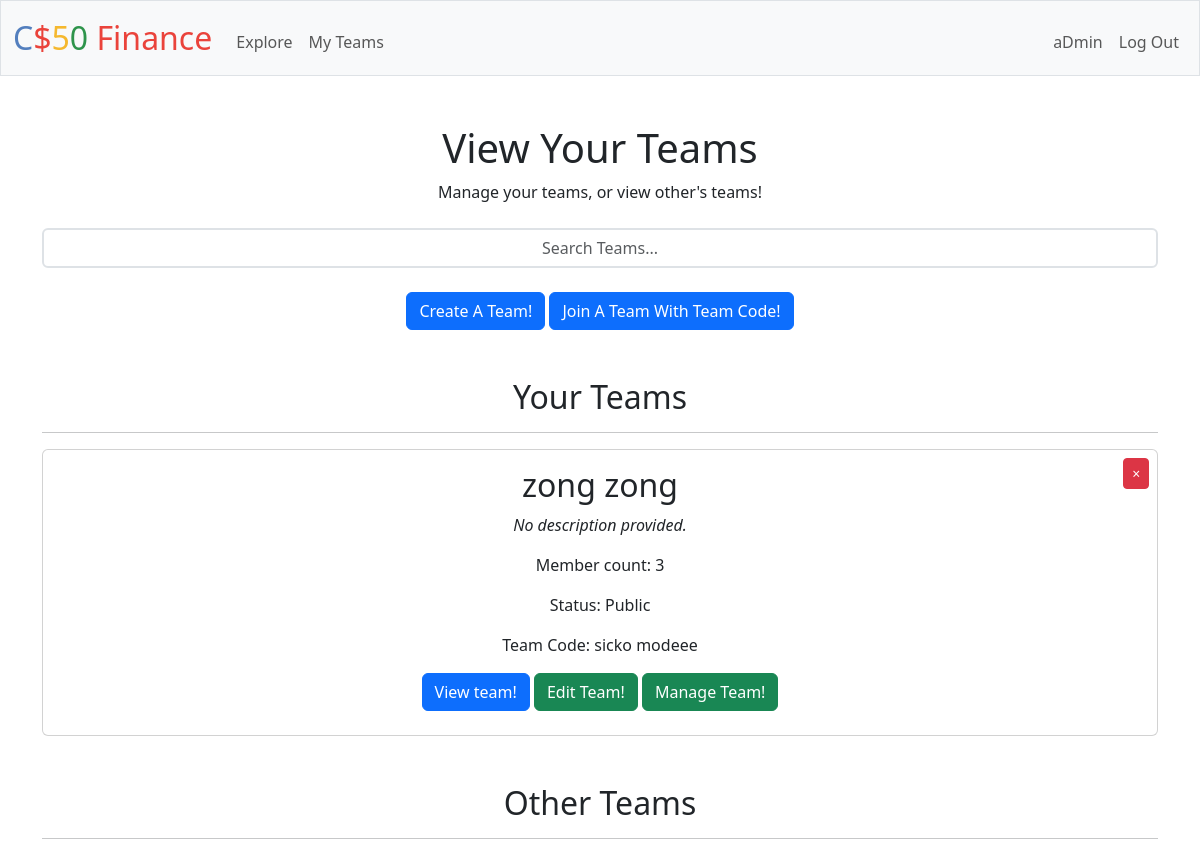
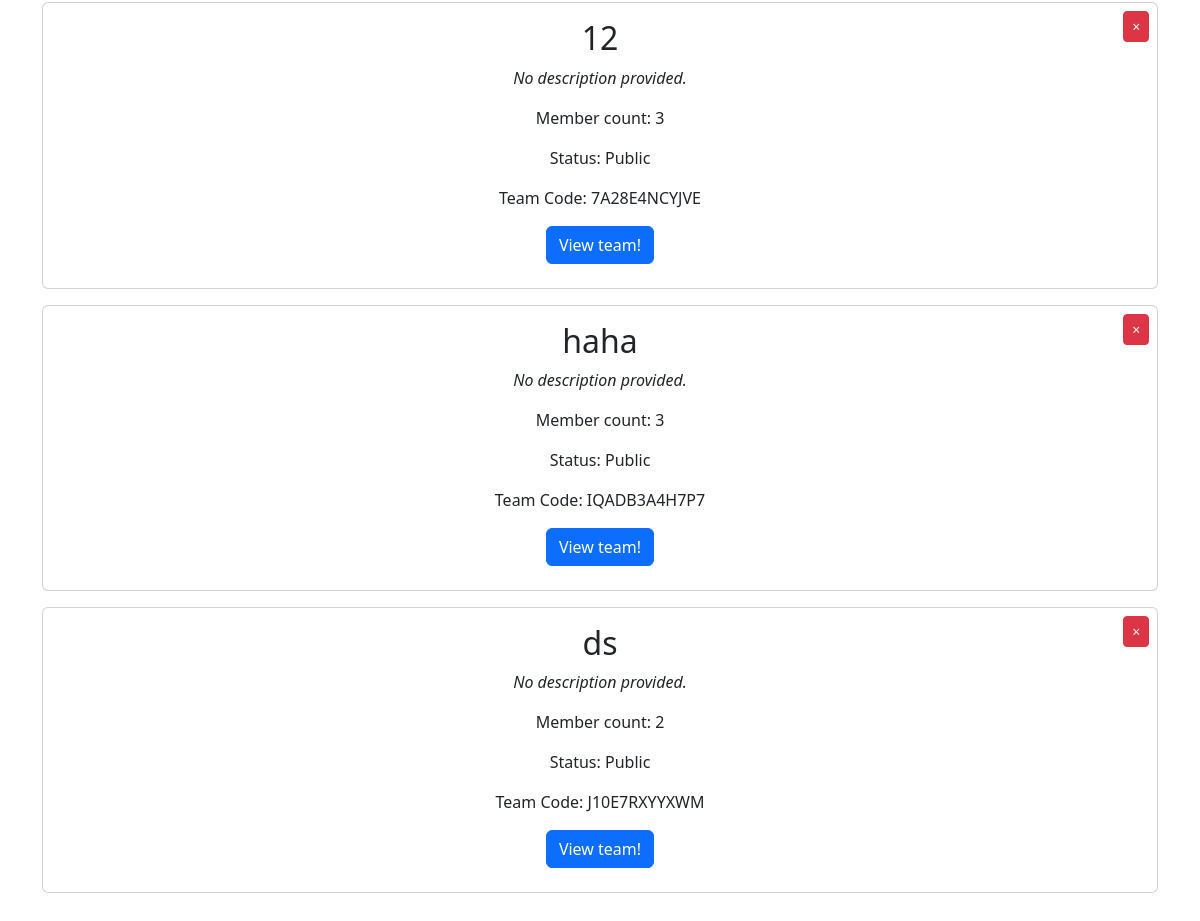
Page /teams (signed in) on the committed database (2 pictures, top to bottom).
### tables this page shows
CREATE TABLE "team_members" (
    "team_id"   INTEGER NOT NULL,
    "user_id"   INTEGER NOT NULL,
    "privilege" TEXT,
    CONSTRAINT "fk_team_members_team_id" FOREIGN KEY("team_id") REFERENCES "teams"("id") ON DELETE CASCADE,
    CONSTRAINT "fk_team_members_user_id" FOREIGN KEY("user_id") REFERENCES "users"("id") ON DELETE CASCADE
);

CREATE TABLE "teams" (
    "id"    INTEGER NOT NULL UNIQUE,
    "code"  TEXT NOT NULL,
    "name"  TEXT NOT NULL UNIQUE,
    "description" TEXT,
    "access_type" TEXT NOT NULL,
    PRIMARY KEY("id" AUTOINCREMENT)
);

### app.py (the view)
@app.route("/teams", methods=["GET"])
@login_required
def view_teams():
    search_query = request.args.get("search", "")
    if search_query:
        teams = db.execute("""
            SELECT teams.id, teams.name, teams.description, teams.code, teams.access_type, team_members.privilege,
                (SELECT COUNT(*) FROM team_members WHERE team_members.team_id = teams.id) AS member_count
            FROM teams
            JOIN team_members ON teams.id = team_members.team_id
            WHERE team_members.user_id = ?
            AND teams.name LIKE ?
            ORDER BY team_members.privilege
            """, session["user_id"], f"%{search_query}%")
    else:
        teams = db.execute("""
            SELECT teams.id, teams.name, teams.description, teams.code, teams.access_type, team_members.privilege,
                (SELECT COUNT(*) FROM team_members WHERE team_members.team_id = teams.id) AS member_count
            FROM teams
            JOIN team_members ON teams.id = team_members.team_id
            WHERE team_members.user_id = ?
            ORDER BY team_members.privilege
            """, session["user_id"])
    return render_template("teams.html", teams=teams)

### app.py (called while the page is built)
@app.after_request
def after_request(response):
    response.headers["Cache-Control"] = "no-cache, no-store, must-revalidate"
    response.headers["Expires"] = 0
    response.headers["Pragma"] = "no-cache"
    return response

### helpers.py (called while the page is built)
def login_required(f):
    @wraps(f)
    def decorated_function(*args, **kwargs):
        if session.get("user_id") is None:
            flash("You must be logged in to access this page.")
            return render_template("login.html", request_path=request.path)
        return f(*args, **kwargs)
    return decorated_function

### templates/teams.html (shortened to what this page needs)
{% extends "layout.html" %}
{% block main %}
    <h1 class="text-center">View Your Teams</h1>
    <p class="text-center pb-2">Manage your teams, or view other's teams!</p>
    <form>
        <input type="text" autocomplete="off" class="form-control mb-4 team-search" id="search-input" name="search" placeholder="Search Teams...">
    </form>
    <div class="text-center">
        <button type="button" class="btn btn-primary" data-bs-toggle="modal" data-bs-target="#create-team-modal">
            Create A Team!
        </button>
        <button type="button" class="btn btn-primary" data-bs-toggle="modal" data-bs-target="#join-code-modal">
            Join A Team With Team Code!
        </button>
    </div>
    <div id="team-related">
        {% set your_teams = teams | selectattr("privilege", "in", ["admin", "edit"]) | list %}
        {% set other_teams = teams | selectattr("privilege", "equalto", "read") | list %}
        {% if your_teams %}
        <div id="your-teams-section">
            <h2 class="mt-5">Your Teams</h2><hr>
            {% for team in your_teams %}
                <div class="card text-center mb-3">
                    <button type="button" class="btn btn-danger btn-sm position-absolute top-0 end-0 m-2" data-bs-toggle="modal" data-bs-target="#leave-teams-modal" data-team-id="{{ team.id }}" data-team-name="{{ team.name }}" style="z-index: 10;" title="Leave Team">
                        <i>&times;</i>
                    </button>
                    <div class="card-body">
                        <h2 class="card-title">{{ team.name }}</h2>
                        {% if team.description %}
                            <p class="card-text"><i>{{ team.description }}</i></p>
                        {% else %}
                            <p class="card-text"><i>No description provided.</i></p>
                        {% endif %}
                        <p class="card-text">Member count: {{ team.member_count }}</p>
                        <p class="card-text">Status: {{ team.access_type.capitalize() }}</p>
                        <p class="card-text">Team Code: {{ team.code }}</p>
                        <a href="/team/{{ team.name }}" class="btn btn-primary mb-2">View team!</a>
                        <button class="btn btn-success mb-2">Edit Team!</button>
                        {% if team.privilege == "admin" %}
                            <a href="/manage_team/{{ team.name }}" class="btn btn-success mb-2">Manage Team!</a>
                        {% endif %}
                    </div>
                </div>
            {% endfor %}
        </div>
        {% endif %}
        {% if other_teams %}
        <div id="other-teams-section">
            <h2 class="mt-5">Other Teams</h2><hr>
            {% for team in other_teams %}
                <div class="card text-center mb-3 position-relative">
                    <button type="button" class="btn btn-danger btn-sm position-absolute top-0 end-0 m-2" data-bs-toggle="modal" data-bs-target="#leave-teams-modal" data-team-name="{{ team.name }}" data-team-id="{{ team.id }}">
                        <i>&times;</i>
                    </button>
                    <div class="card-body">
                          <h2 class="card-title">{{ team.name }}</h2>
                        {% if team.description %}
                            <p class="card-text"><i>{{ team.description }}</i></p>
                        {% else %}
                            <p class="card-text"><i>No description provided.</i></p>
                        {% endif %}
                        <p class="card-text">Member count: {{ team.member_count }}</p>
                        <p class="card-text">Status: {{ team.access_type.capitalize() }}</p>
                        {% if team.access_type == "public" %}
                            <p class="card-text">Team Code: {{ team.code }}</p>
                        {% endif %}
                        <a href="/team/{{ team.name }}" class="btn btn-primary mb-2">View team!</a>
                    </div>
                </div>
            {% endfor %}
        </div>
        {% endif %}
    </div>
{% endblock %}

### templates/layout.html (shortened to what this page needs)
<!DOCTYPE html>
<html lang="en">
    <head>
        <link href="https://cdn.jsdelivr.net/npm/bootstrap@5.3.3/dist/css/bootstrap.min.css" rel="stylesheet">
        <link href="/static/styles.css" rel="stylesheet">
    </head>
    <body>
        <nav class="bg-light border navbar navbar-expand-md navbar-light">
            <div class="container-fluid">
                <a class="navbar-brand" href="/"><span class="blue">C</span><span class="red">$</span><span class="yellow">5</span><span class="green">0</span> <span class="red">Finance</span></a>
                <div class="collapse navbar-collapse" id="navbar">
                    {% if session["user_id"] %}
                        <ul class="navbar-nav me-auto mt-2">
                            <li class="nav-item"><a class="nav-link btn" href="/explore">Explore</a></li>
                            <li class="nav-item"><a class="nav-link btn" href="/teams">My Teams</a></li>
                        </ul>
                        <ul class="navbar-nav ms-auto mt-2">
                            <li class="nav-item"><a class="nav-link btn" href="/account">{{ session["username"] }}</a></li>
                            <li class="nav-item"><a class="nav-link btn" href="/logout">Log Out</a></li>
                        </ul>
                    {% else %}
                        <ul class="navbar-nav ms-auto mt-2">
                            <li class="nav-item"><a class="nav-link btn" href="/register">Register</a></li>
                            <li class="nav-item"><a class="nav-link btn" href="/login">Log In</a></li>
                        </ul>
                    {% endif %}
                </div>
            </div>
        </nav>
        <main class="container py-5 text-center">
            {% block main %}{% endblock %}
        </main>
    </body>
</html>

### static/styles.css (style rules this page uses)
nav .navbar-brand { font-size: xx-large; }
nav .navbar-brand .blue { color: #537fbe; }
nav .navbar-brand .red { color: #ea433b; }
nav .navbar-brand .yellow { color: #f5b82e; }
nav .navbar-brand .green { color: #2e944b; }
.card, .btn, .form-control { transition: opacity 0.2s, transform 0.2s; }
.team-search { border-width: 2px; text-align: center; }

### rows in the picture
team_members: username "aDmin", name "zong zong", member_count "3", access_type "Public", code "sicko modeee"
team_members: name "12", member_count "3", access_type "Public", code "7A28E4NCYJVE"
team_members: name "haha", member_count "3", access_type "Public", code "IQADB3A4H7P7"
team_members: name "ds", member_count "2", access_type "Public", code "J10E7RXYYXWM"
